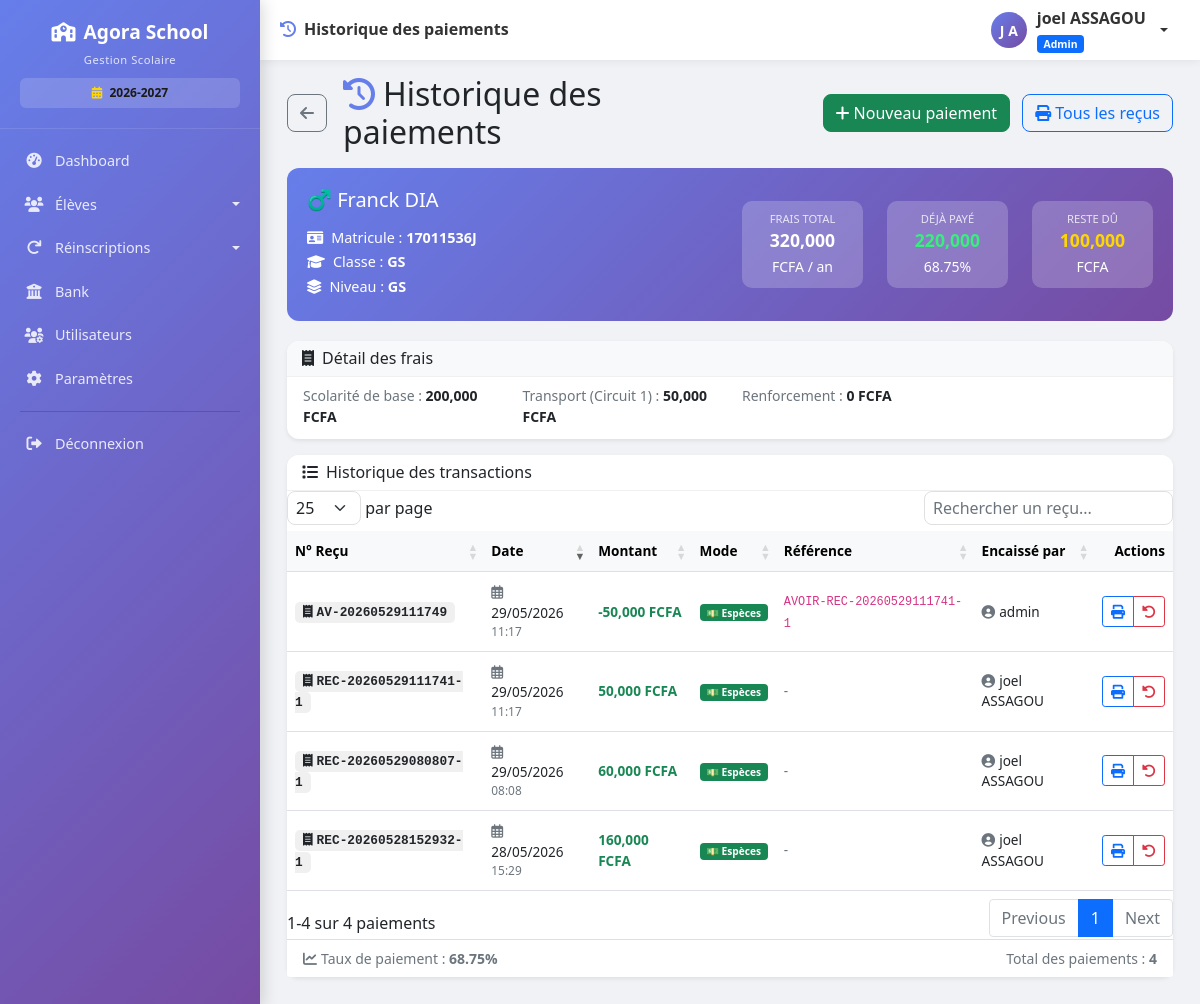
The app's page /eleve/1/paiements (signed in), older data.
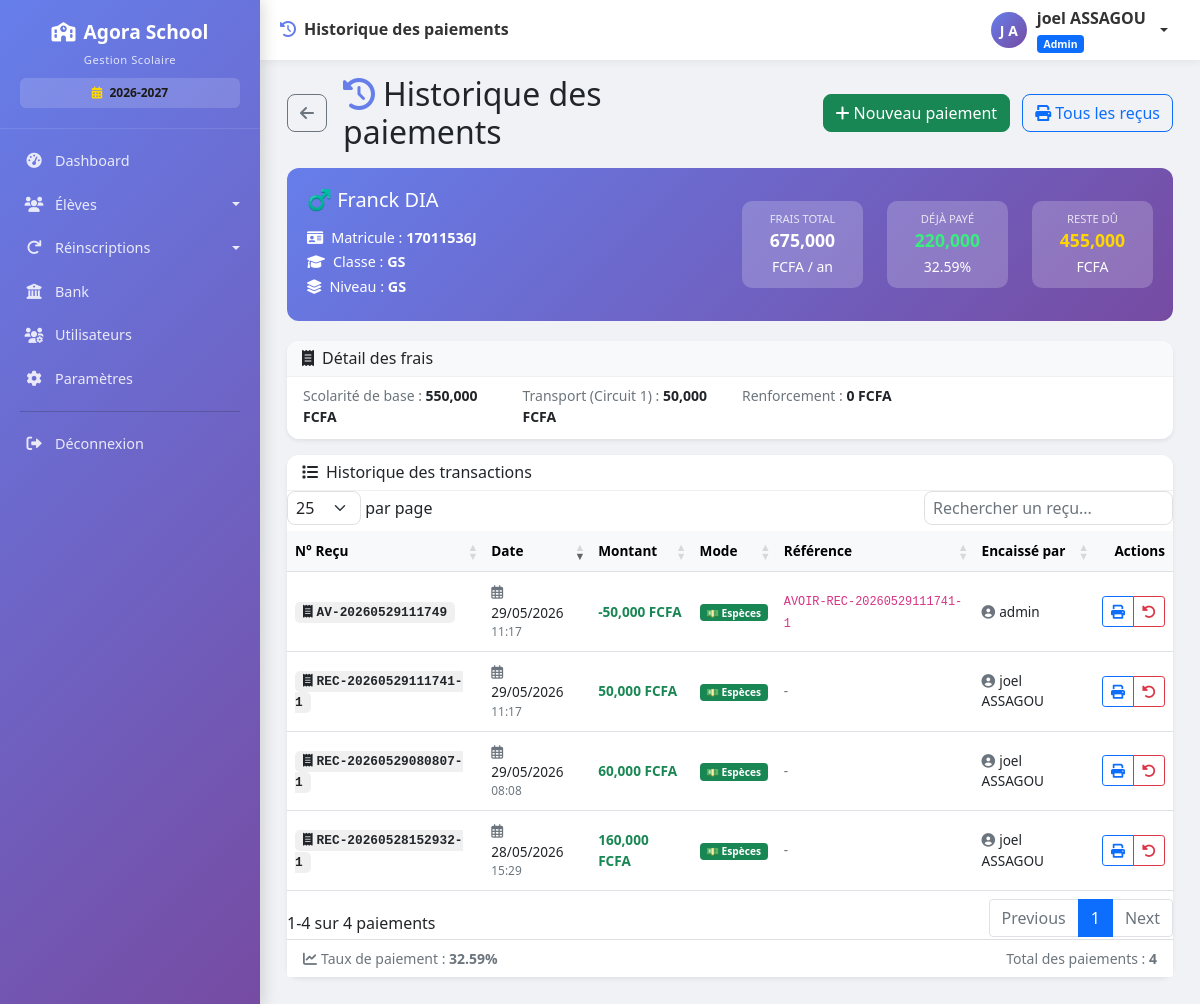
The same page, newer data.
### models.py (models this page shows, shortened)
class Eleve(db.Model):
    __tablename__ = 'eleves'
    id = db.Column(db.Integer, primary_key=True)
    nom = db.Column(db.String(100), nullable=False)
    prenom = db.Column(db.String(100), nullable=False)
    classe = db.Column(db.String(50), nullable=False)
    genre = db.Column(db.String(1))
    date_naissance = db.Column(db.Date, nullable=True)
    lieu_naissance = db.Column(db.String(100))
    matricule = db.Column(db.String(50), unique=True, nullable=False)
    nom_parent = db.Column(db.String(200))
    profession_parent = db.Column(db.String(200))
    employeur = db.Column(db.String(200))
    telephone_parent = db.Column(db.String(20))
    adresse = db.Column(db.String(200))
    affiliation = db.Column(db.String(100))
    observation = db.Column(db.String(200))
    nom_parent1 = db.Column(db.String(200))
    profession_parent1 = db.Column(db.String(200))
    employeur2 = db.Column(db.String(200))
    telephone_parent2 = db.Column(db.String(20))
    adresse1 = db.Column(db.String(200))
    affiliation1 = db.Column(db.String(100))
    observation1 = db.Column(db.String(200))
    est_affecte_etat = db.Column(db.Boolean, default=False)
    reference_affectation = db.Column(db.String(100))
    organisme_affectation = db.Column(db.String(100), default='État')
    sous_groupe_id = db.Column(db.Integer, db.ForeignKey('sous_groupes.id'), nullable=True)
    transport_option_id = db.Column(db.Integer, db.ForeignKey('options_transport.id'), nullable=True)
    cantine_option_id = db.Column(db.Integer, db.ForeignKey('options_cantine.id'), nullable=True)
    renforcement_inscrit = db.Column(db.Boolean, default=False)
    frais_tenue = db.Column(db.Float, default=0)
    frais_droit_examen = db.Column(db.Float, default=0)
    frais_scolarite = db.Column(db.Float, default=0)
    montant_paye = db.Column(db.Float, default=0)
    date_inscription = db.Column(db.DateTime, default=datetime.utcnow)
    date_modification = db.Column(db.DateTime, default=datetime.utcnow, onupdate=datetime.utcnow)
    actif = db.Column(db.Boolean, default=True)
    commentaire = db.Column(db.Text)
    annee_scolaire = db.Column(db.String(20), default='2026-2027')
    reinscrit = db.Column(db.Boolean, default=False)
    date_reinscription = db.Column(db.DateTime, nullable=True)
    reinscrit_par = db.Column(db.String(100), nullable=True)
    paiements = db.relationship('Paiement', backref='eleve', lazy=True, cascade='all, delete-orphan')
    @property
    def frais_scolarite_base(self):
        if not self.sous_groupe_id:
            return 0
        sous_groupe = SousGroupe.query.get(self.sous_groupe_id)
        if not sous_groupe:
            return 0
        tarif = TarifFraisAffecte.query.filter_by(
            groupe_id=sous_groupe.groupe_id,
            est_affecte=self.est_affecte_etat,
            type_tarif='scolarite',  # ← AJOUTER CETTE LIGNE
            actif=True
        ).first()
        if tarif:
            return tarif.montant
    @property
    def frais_transport(self):
        if self.transport_option:
            return self.transport_option.montant_supplement
        return 0
    @property
    def frais_renforcement(self):
        if self.est_classe_examen or self.renforcement_inscrit:
            tarif = TarifFrais.query.filter_by(
                type_frais_id=4,  # ID pour le renforcement
                sous_groupe_id=self.sous_groupe_id,
                actif=True
            ).first()
            return tarif.montant if tarif else 0
        return 0
    @property
    def est_classe_examen(self):
        if self.sous_groupe:
            return self.sous_groupe.nom in ['CM2', '3ème', 'Terminale']
        return False
    @property
    def frais_scolarite_total(self):
        total = 0
        total += self.frais_scolarite_base or 0
        total += self.frais_inscription_montant or 0
        total += self.frais_tenue_montant or 0
        if self.transport_option:
            total += self.frais_transport or 0
        if self.cantine_option:
            total += self.frais_cantine or 0
        total += self.frais_renforcement or 0
        if self.est_classe_examen:
            total += self.frais_droit_examen_montant or 0
        return total
    @property
    def solde(self):
        return self.frais_scolarite_total - self.montant_paye_reel
    @property
    def taux_paiement(self):
        if self.frais_scolarite_total > 0:
            return round((self.montant_paye / self.frais_scolarite_total) * 100, 2)
        return 0
    @property
    def frais_inscription_montant(self):
        if not self.sous_groupe:
            return 0
        tarif = TarifFraisAffecte.query.filter_by(
            groupe_id=self.sous_groupe.groupe_id,
            type_tarif='inscription',
            actif=True
        ).first()
        if tarif:
            return tarif.montant
        return 0
    @property
    def frais_tenue_montant(self):
        if not self.sous_groupe:
            return 0
        import json
        mapping_json = Parametre.get('mapping_tenues_sous_groupes', '{}')
        try:
            mapping = json.loads(mapping_json)
        except (json.JSONDecodeError, TypeError):
            return self._get_montant_tenue_fallback()
        param_cle = mapping.get(self.sous_groupe.nom)
        if param_cle == 'montant_tenue_primaire_inf':
            return float(Parametre.get('montant_tenue_primaire_inf', 15000))
        elif param_cle == 'montant_tenue_primaire_sup':
            return float(Parametre.get('montant_tenue_primaire_sup', 20000))
        else:
            return self._get_montant_tenue_fallback()
    @property
    def montant_paye_reel(self):
        return sum(p.montant for p in self.paiements if p.montant > 0 and p.statut == 'actif')
    @property
    def genre_icon(self):
        if self.genre == 'M':
            return '♂️'
        elif self.genre == 'F':
            return '♀️'
        return '👤'

class TarifFraisAffecte(db.Model):
    __tablename__ = 'tarifs_frais_affecte'
    id = db.Column(db.Integer, primary_key=True)
    sous_groupe_id = db.Column(db.Integer, db.ForeignKey('sous_groupes.id'), nullable=True)
    groupe_id = db.Column(db.Integer, db.ForeignKey('groupes_scolaires.id'), nullable=True)
    est_affecte = db.Column(db.Boolean, default=False)
    type_tarif = db.Column(db.String(20), default='scolarite')
    montant = db.Column(db.Float, default=0, nullable=False)
    actif = db.Column(db.Boolean, default=True)
    date_creation = db.Column(db.DateTime, default=datetime.utcnow)
    date_modification = db.Column(db.DateTime, default=datetime.utcnow, onupdate=datetime.utcnow)
    __table_args__ = (
        db.UniqueConstraint('sous_groupe_id', 'type_tarif', 'est_affecte',
                            name='unique_tarif_sous_groupe'),
        db.UniqueConstraint('groupe_id', 'type_tarif', 'est_affecte',
                            name='unique_tarif_groupe'),
    )

class Parametre(db.Model):
    __tablename__ = 'parametres'
    id = db.Column(db.Integer, primary_key=True)
    cle = db.Column(db.String(100), unique=True, nullable=False)
    valeur = db.Column(db.String(500))
    description = db.Column(db.String(200))
    date_modification = db.Column(db.DateTime, default=datetime.utcnow, onupdate=datetime.utcnow)
    @classmethod
    def get(cls, cle, default=None):
        param = cls.query.filter_by(cle=cle).first()
        return param.valeur if param else default

class SousGroupe(db.Model):
    __tablename__ = 'sous_groupes'
    id = db.Column(db.Integer, primary_key=True)
    nom = db.Column(db.String(100), nullable=False)
    code = db.Column(db.String(50), unique=True)
    groupe_id = db.Column(db.Integer, db.ForeignKey('groupes_scolaires.id'), nullable=False)
    ordre = db.Column(db.Integer, default=0)
    description = db.Column(db.String(200))
    actif = db.Column(db.Boolean, default=True)
    date_creation = db.Column(db.DateTime, default=datetime.utcnow)
    eleves = db.relationship('Eleve', backref='sous_groupe', lazy=True)
    tarifs_affectation = db.relationship('TarifFraisAffecte', backref='sous_groupe', lazy=True,
                                         foreign_keys='TarifFraisAffecte.sous_groupe_id',
                                         cascade='all, delete-orphan')
    tarifs_frais = db.relationship('TarifFrais', backref='sous_groupe', lazy=True, cascade='all, delete-orphan')

class OptionTransport(db.Model):
    __tablename__ = 'options_transport'
    id = db.Column(db.Integer, primary_key=True)
    nom = db.Column(db.String(100), nullable=False)
    code = db.Column(db.String(50), unique=True, nullable=False)
    description = db.Column(db.String(200))
    montant_supplement = db.Column(db.Float, default=0, nullable=False)
    actif = db.Column(db.Boolean, default=True)
    ordre = db.Column(db.Integer, default=0)
    date_creation = db.Column(db.DateTime, default=datetime.utcnow)
    eleves = db.relationship('Eleve', backref='transport_option', lazy=True, foreign_keys='Eleve.transport_option_id')

class Paiement(db.Model):
    __tablename__ = 'paiements'
    id = db.Column(db.Integer, primary_key=True)
    eleve_id = db.Column(db.Integer, db.ForeignKey('eleves.id'), nullable=False)
    montant = db.Column(db.Float, nullable=False)
    type_paiement = db.Column(db.String(50), nullable=False)
    reference = db.Column(db.String(100))
    description = db.Column(db.String(200))
    recu = db.Column(db.String(50), unique=True)
    date_paiement = db.Column(db.DateTime, default=datetime.utcnow)
    encaisse_par = db.Column(db.String(100))
    statut = db.Column(db.String(20), default='actif')
    annule_le = db.Column(db.DateTime, nullable=True)
    annule_par = db.Column(db.String(100), nullable=True)
    motif_annulation = db.Column(db.Text, nullable=True)
    annee_scolaire = db.Column(db.String(20), default='2025-2026')
    categorie_frais = db.Column(db.String(50), default='scolarite')  # Pour la catégorie principale
    details = db.Column(db.JSON, default={})

### routes.py (the view)
@app.route('/eleve/<int:id>/paiements')
@login_required
def voir_paiements(id):
    eleve = Eleve.query.get_or_404(id)
    paiements = Paiement.query.filter_by(eleve_id=id)\
                              .order_by(Paiement.date_paiement.desc()).all()
    return render_template('paiements_eleve.html', eleve=eleve, paiements=paiements)

### app.py (called while the page is built)
@app.after_request
def close_db_connection(response):
    try:
        db.session.close()
    except:
        pass
    return response

### models.py (called while the page is built)
    @property
    def nom_complet(self):
        return f"{self.prenom} {self.nom}"

### routes.py (called while the page is built)
@login_manager.user_loader
def load_user(user_id):
    return User.query.get(int(user_id))

@app.context_processor
def injecter_parametres_ecole():
    try:
        params = Parametre.query.all()
        parametres = {p.cle: p.valeur for p in params}
    except:
        parametres = {}
    defaults = {
        'nom_ecole': 'GS LAUREADES',
        'devise': 'FCFA',
        'annee_scolaire': '2024-2025',
        'adresse_ecole': '',
        'telephone_ecole': '',
        'email_notification': ''
    }
    for key, value in defaults.items():
        if key not in parametres or not parametres[key]:
            parametres[key] = value
    return dict(parametres_ecole=parametres)

### templates/paiements_eleve.html (shortened to what the changed rows need)
{% extends "base.html" %}
{% block content %}
<div class="container-fluid">
    <div class="row mb-3 align-items-center">
        <div class="col">
            <div class="d-flex align-items-center">
                <h2 class="mb-0"><i class="fas fa-history me-2" style="color: #667eea;"></i>Historique des paiements</h2>
            </div>
        </div>
    </div>
    <div class="info-card">
        <div class="row align-items-center">
            <div class="col-md-6">
                <h5>{{ eleve.genre_icon if eleve.genre else '👤' }} {{ eleve.prenom }} {{ eleve.nom }}</h5>
                <p><i class="fas fa-id-card me-2"></i>Matricule : <strong>{{ eleve.matricule }}</strong></p>
                <p><i class="fas fa-graduation-cap me-2"></i>Classe : <strong>{{ eleve.classe }}</strong></p>
                {% if eleve.sous_groupe %}
                <p><i class="fas fa-layer-group me-2"></i>Niveau : <strong>{{ eleve.sous_groupe.nom }}</strong></p>
                {% endif %}
            </div>
            <div class="col-md-6">
                <div class="row">
                    <div class="col-4">
                        <div class="stat-badge">
                            <div class="label">Frais total</div>
                            <div class="value">{{ "{:,.0f}".format(eleve.frais_scolarite_total) }}</div>
                            <small>FCFA / an</small>
                        </div>
                    </div>
                    <div class="col-4">
                        <div class="stat-badge">
                            <div class="label">Déjà payé</div>
                            <div class="value" style="color: #38ef7d;">{{ "{:,.0f}".format(eleve.montant_paye) }}</div>
                            <small>{{ eleve.taux_paiement }}%</small>
                        </div>
                    </div>
                    <div class="col-4">
                        <div class="stat-badge">
                            <div class="label">Reste dû</div>
                            <div class="value" style="color: {% if eleve.solde > 0 %}#ffd700{% else %}#38ef7d{% endif %};">
                                {{ "{:,.0f}".format(eleve.solde) }}
                            </div>
                            <small>{% if eleve.solde <= 0 %}✅ Soldé{% else %}FCFA{% endif %}</small>
                        </div>
                    </div>
                </div>
            </div>
        </div>
    </div>
    {% if eleve.transport_option or eleve.cantine_option or eleve.renforcement_inscrit %}
    <div class="card mb-3 shadow-sm">
        <div class="card-header bg-light py-2">
            <h6 class="mb-0"><i class="fas fa-receipt me-2"></i>Détail des frais</h6>
        </div>
        <div class="card-body py-2">
            <div class="row small">
                <div class="col-md-3 mb-1">
                    <span class="text-muted">Scolarité de base :</span>
                    <strong>{{ "{:,.0f}".format(eleve.frais_scolarite_base) }} FCFA</strong>
                </div>
                {% if eleve.transport_option %}
                <div class="col-md-3 mb-1">
                    <span class="text-muted">Transport ({{ eleve.transport_option.nom }}) :</span>
                    <strong>{{ "{:,.0f}".format(eleve.frais_transport) }} FCFA</strong>
                </div>
                {% endif %}
                {% if eleve.renforcement_inscrit %}
                <div class="col-md-3 mb-1">
                    <span class="text-muted">Renforcement :</span>
                    <strong>{{ "{:,.0f}".format(eleve.frais_renforcement) }} FCFA</strong>
                </div>
                {% endif %}
            </div>
        </div>
    </div>
    {% endif %}
    <div class="card shadow-sm">
        <div class="card-body p-0">
            {% if paiements %}
            <div class="table-responsive">
                <table class="table table-hover table-sm mb-0" id="paiementsTable">
                    <thead class="table-light">
                        <tr>
                            <th>N° Reçu</th>
                            <th>Date</th>
                            <th>Montant</th>
                            <th>Mode</th>
                            <th>Référence</th>
                            <th>Encaissé par</th>
                            <th class="text-end">Actions</th>
                        </tr>
                    </thead>
                </table>
            </div>
            {% endif %}
        </div>
        {% if paiements %}
        <div class="card-footer bg-white">
            <div class="d-flex justify-content-between align-items-center">
                <small class="text-muted"><i class="fas fa-chart-line me-1"></i>Taux de paiement : <strong>{{ eleve.taux_paiement }}%</strong></small>
                <small class="text-muted">Total des paiements : <strong>{{ paiements|length }}</strong></small>
            </div>
        </div>
        {% endif %}
    </div>
</div>
{% endblock %}

Row changes from the older to the newer data that the page shows:
changed through a linked row, Eleve "Franck": frais_scolarite_total "320,000" → "675,000"; taux_paiement "68.75" → "32.59"; solde "100,000" → "455,000"; frais_scolarite_base "200,000" → "550,000"
